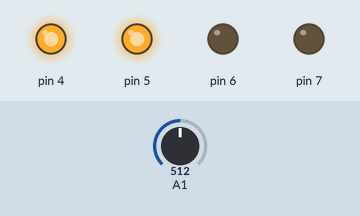
Simulated run of this sketch. Board: Arduino Uno, built with avr-gcc and run on an emulated ATmega328P. On the bench: output pins drawn as LEDs (lit = HIGH). Inputs (shaded band) come from the test bench; at power-on: A1 = 512.

Above: at 1.2 s.
1.3 s: A1 set to 496
At 1.6 s:
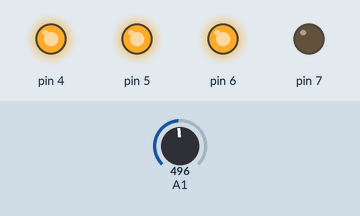
2.8 s: A1 set to 263
4.3 s: A1 set to 247
At 5.1 s:
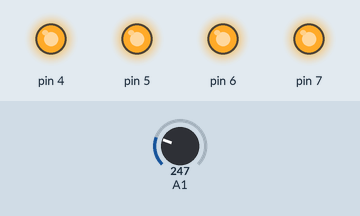
5.8 s: A1 set to 900
At 6.2 s:
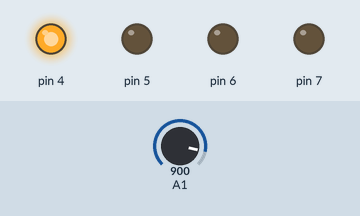
7.3 s: A1 set to 1011
8.8 s: A1 set to 1023
At 9.8 s:
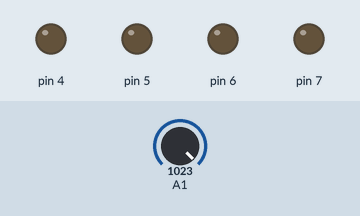
Timing chart, 0 to 11.3 s (numbered marks = the images above; inputs shaded):
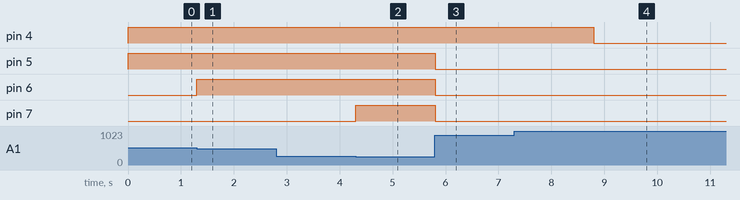

The sketch:

example_1.ino
```cpp
/* This program makes an electronic circuit acts as an indicator through 4 green LEDs indicating how much
  of a certain potentiometer ( in percentage ) is being used but in ranges of each quarter in this potentiometer
  i.e ( from 0% to 25%  or  from 25% to 50%  or  ... etc  ) and the Vcc is set to 5 volts as the program is made
  to drive the circuit correctly at 5 volts as Vcc
 */

int i ;

void setup() {
  // put your setup code here, to run once:

  for ( i = 4 ; i < 8 ; i++ )
  {
    pinMode( i , OUTPUT );
  }

  pinMode( A1 , INPUT );


}


void loop() {
  // put your main code here, to run repeatedly:

  float analog_voltage ;
  float real_voltage ;

  analog_voltage = analogRead( A1 );
  real_voltage = 5.0 * ( analog_voltage / 1023.0 );

  if ( real_voltage == 5 )
  {
    i = 4 ;
    while( i < 8 )
    {
      digitalWrite( i , LOW );
      i++ ;

    }

  }


    if ( ( real_voltage >= 3.75 )&&( real_voltage < 5 ) )
    {
      digitalWrite( 4 , HIGH );
      digitalWrite( 5 , LOW );
      digitalWrite( 6 , LOW );
      digitalWrite( 7 , LOW );
    }
    else if ( ( real_voltage >= 2.5 )&&( real_voltage < 3.75 ) )
    {
      digitalWrite( 4 , HIGH );
      digitalWrite( 5 , HIGH );
      digitalWrite( 6 , LOW );
      digitalWrite( 7 , LOW );
    }
    else if ( ( real_voltage >= 1.25 )&&( real_voltage < 2.5 ) )
    {
      digitalWrite( 4 , HIGH );
      digitalWrite( 5 , HIGH );
      digitalWrite( 6 , HIGH );
      digitalWrite( 7 , LOW );
    }
    else if ( ( real_voltage >= 0 )&&( real_voltage < 1.25 ) )
    {
      digitalWrite( 4 , HIGH );
      digitalWrite( 5 , HIGH );
      digitalWrite( 6 , HIGH );
      digitalWrite( 7 , HIGH );
    }


  delay( 5 );

}
```

Measured:
- the behaviour switches between 512 and 511 on A1 (found by bisection; images 0 and 1)
- the behaviour switches between 256 and 255 on A1 (found by bisection; images 1 and 2)
- the behaviour switches between 1022 and 1023 on A1 (found by bisection; images 3 and 4)
- after the input at 1.3 s, pin 6: LOW → HIGH at once
- after the input at 2.8 s, every drawn part: stays the same
- after the input at 4.3 s, pin 7: LOW → HIGH at once
- after the input at 5.8 s, pin 5–7: HIGH → LOW at once
- after the input at 7.3 s, every drawn part: stays the same
- after the input at 8.8 s, pin 4: HIGH → LOW at once
